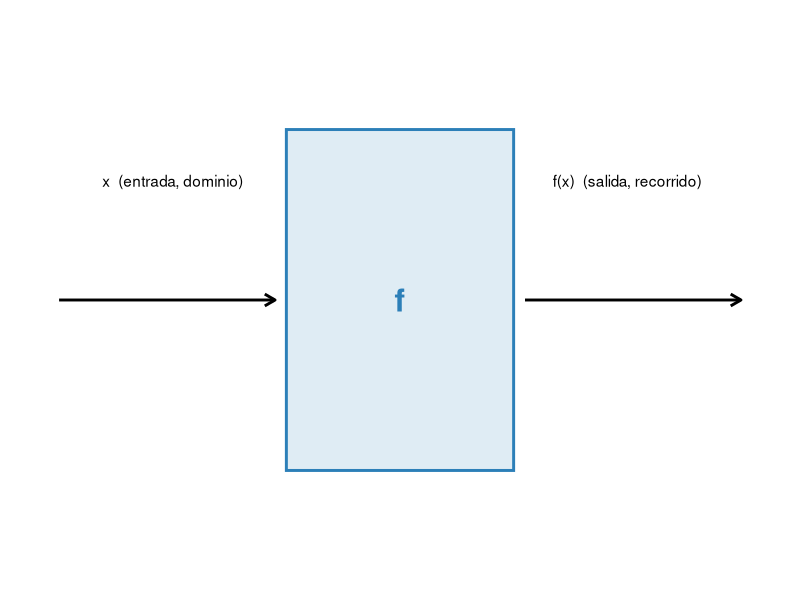
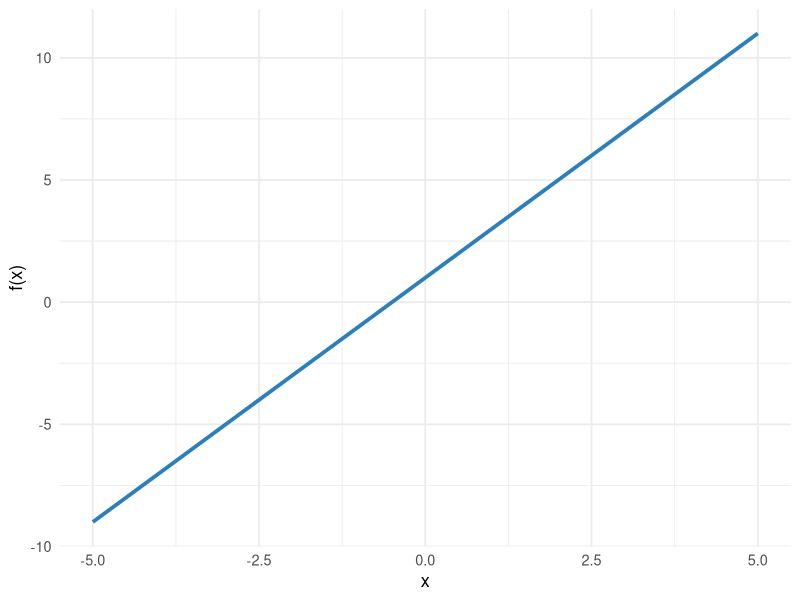
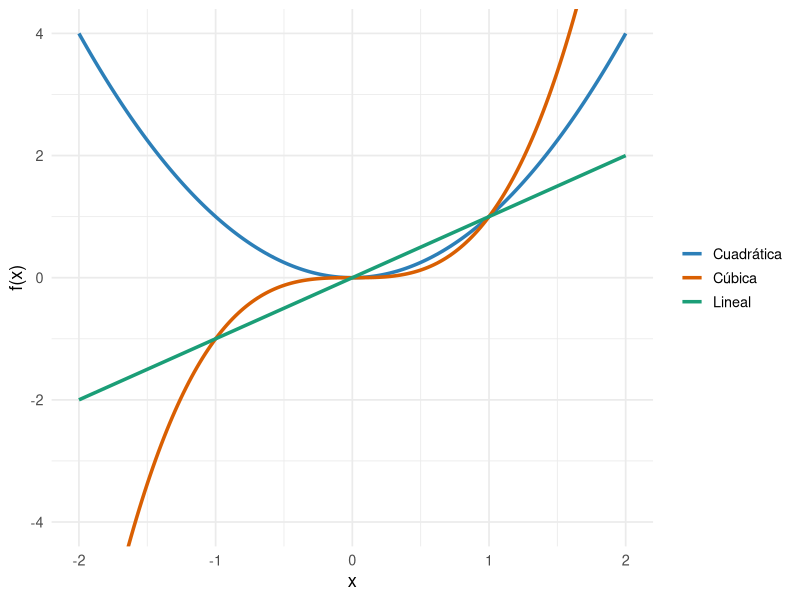
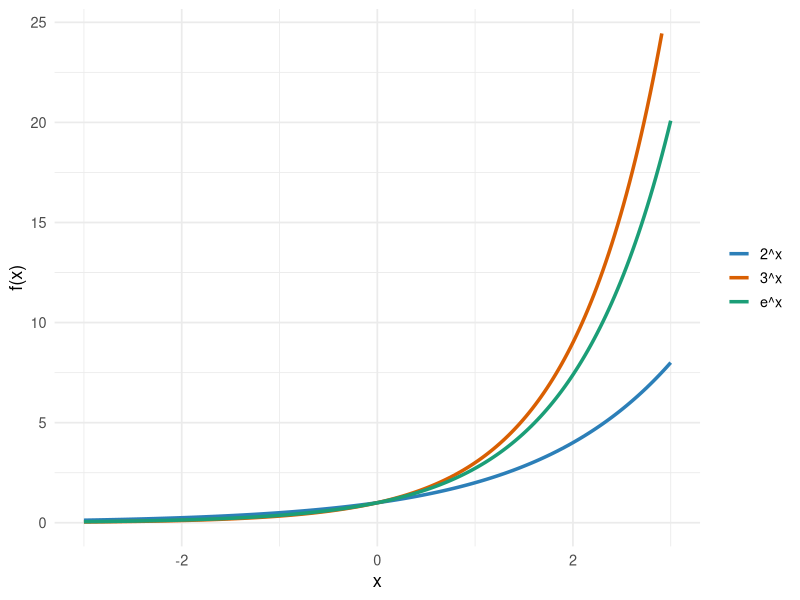
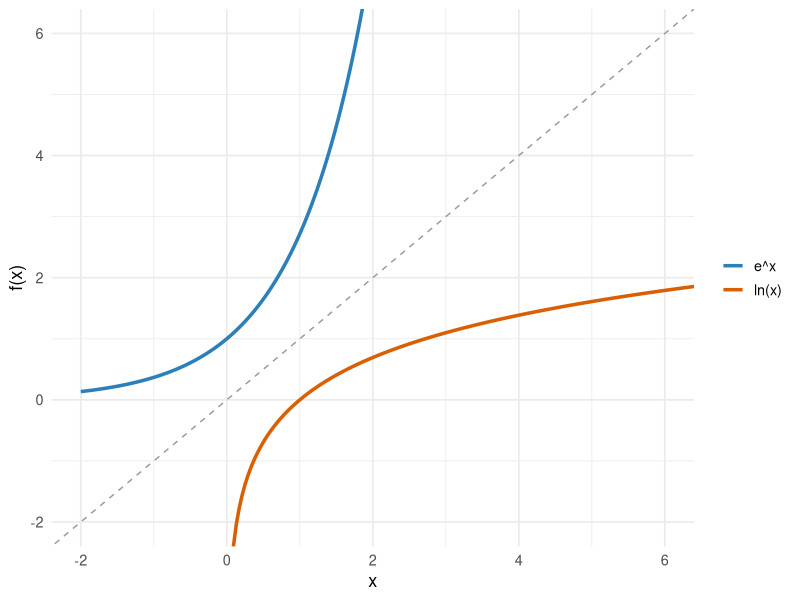
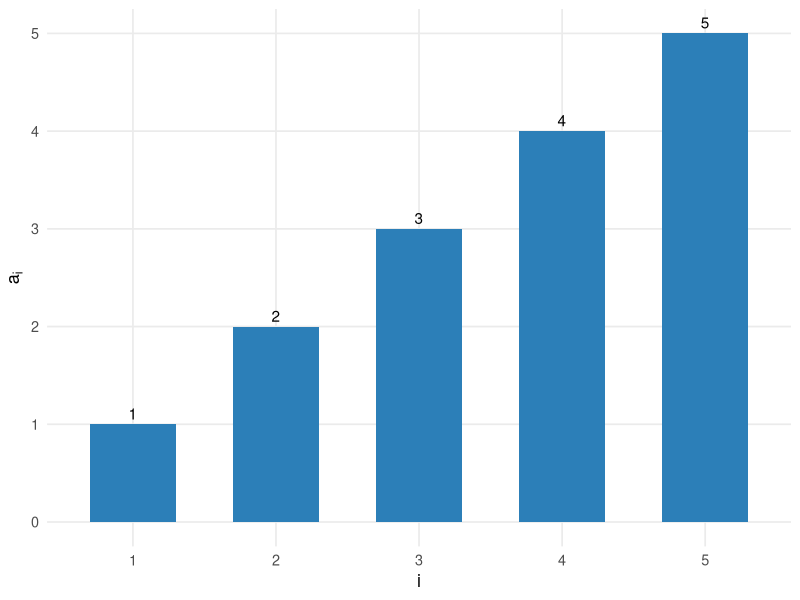
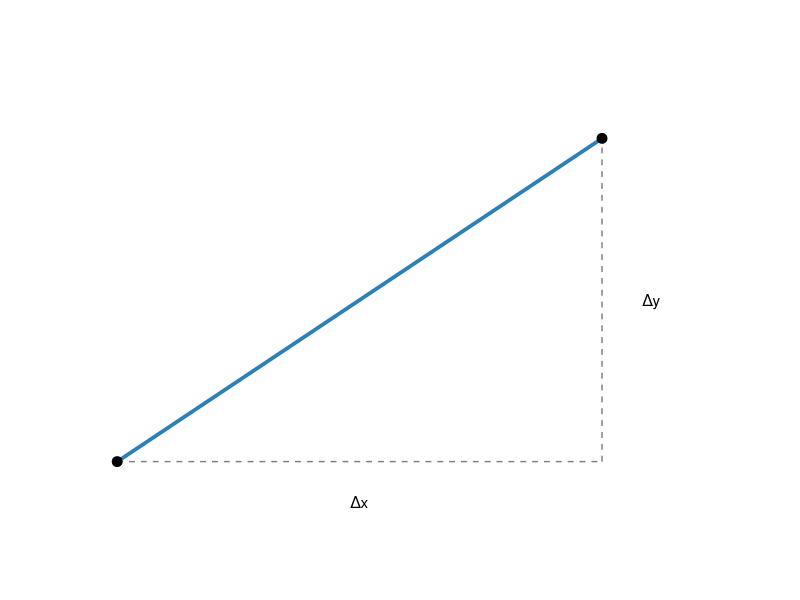
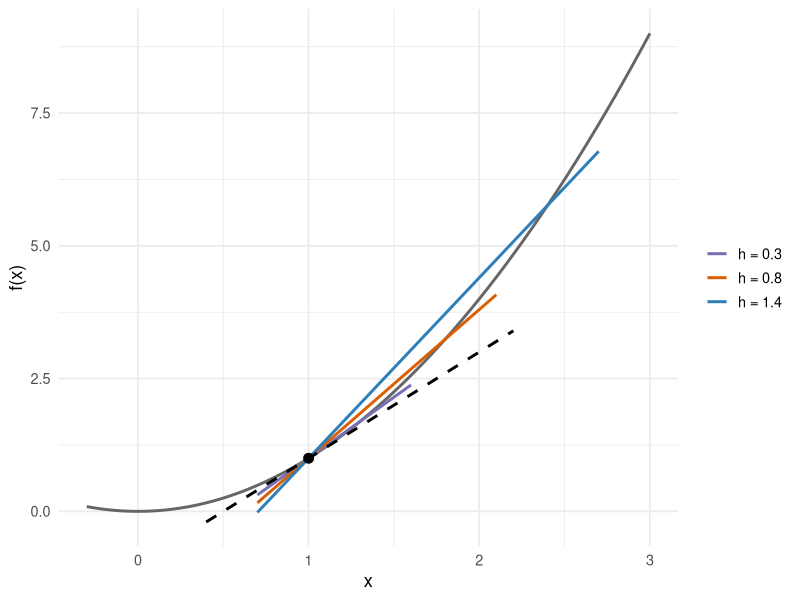

The R source for these figures, in order:
## ---- chunk 1
#| include: false
library(tidyverse)
theme_set(theme_minimal(base_size = 13))
palette_curso <- c("#2C7FB8", "#D95F02", "#1B9E77", "#7570B3", "#E6AB02")

circle_df <- function(cx, cy, r, n = 100) {
  theta <- seq(0, 2 * pi, length.out = n)
  tibble(x = cx + r * cos(theta), y = cy + r * sin(theta))
}
## ---- chunk 2
#| fig-cap: "Una función como máquina: entra x, sale f(x)"
#| fig-height: 2.2
ggplot() +
  annotate("segment", x = 0, xend = 1.9, y = 1, yend = 1,
           arrow = arrow(length = unit(0.3, "cm")), linewidth = 1) +
  annotate("rect", xmin = 2, xmax = 4, ymin = 0.5, ymax = 1.5,
           fill = palette_curso[1], alpha = 0.15, color = palette_curso[1], linewidth = 1) +
  annotate("text", x = 3, y = 1, label = "f", size = 8, fontface = "bold", color = palette_curso[1]) +
  annotate("segment", x = 4.1, xend = 6, y = 1, yend = 1,
           arrow = arrow(length = unit(0.3, "cm")), linewidth = 1) +
  annotate("text", x = 1, y = 1.35, label = "x  (entrada, dominio)") +
  annotate("text", x = 5, y = 1.35, label = "f(x)  (salida, recorrido)") +
  xlim(-0.2, 6.2) + ylim(0.2, 1.8) +
  theme_void()
## ---- chunk 3
#| fig-cap: "f(x) = 2x + 1"
x_values <- seq(-5, 5, 0.1)
tibble(x = x_values, y = 2 * x_values + 1) %>%
  ggplot(aes(x, y)) +
  geom_line(color = palette_curso[1], linewidth = 1.3) +
  labs(x = "x", y = "f(x)")
## ---- chunk 4
#| fig-cap: "Funciones potencia: lineal, cuadrática y cúbica"
x_values <- seq(-2, 2, length.out = 200)
tibble(x = x_values, Lineal = x_values, `Cuadrática` = x_values^2, `Cúbica` = x_values^3) %>%
  pivot_longer(-x, names_to = "función", values_to = "y") %>%
  ggplot(aes(x, y, color = función)) +
  geom_line(linewidth = 1.2) +
  scale_color_manual(values = palette_curso[1:3]) +
  coord_cartesian(ylim = c(-4, 4)) +
  labs(x = "x", y = "f(x)", color = NULL)
## ---- chunk 5
#| fig-cap: "Funciones exponenciales con distintas bases"
x_values <- seq(-3, 3, length.out = 200)
tibble(x = x_values, `2^x` = 2^x_values, `e^x` = exp(x_values), `3^x` = 3^x_values) %>%
  pivot_longer(-x, names_to = "base", values_to = "y") %>%
  filter(y < 25) %>%
  ggplot(aes(x, y, color = base)) +
  geom_line(linewidth = 1.2) +
  scale_color_manual(values = palette_curso[1:3]) +
  labs(x = "x", y = "f(x)", color = NULL)
## ---- chunk 6
#| fig-cap: "Crecimiento de $100 al 5.5% anual, compuesto anualmente"
anios <- 0:10
tibble(anio = anios, monto = 100 * 1.055^anios)
## ---- chunk 7
#| fig-cap: "e^x y ln(x) son funciones inversas: sus gráficos son simétricos respecto a la recta y = x"
x_exp <- seq(-2, 2.5, length.out = 300)
x_log <- seq(0.05, 12, length.out = 300)

ggplot() +
  geom_line(data = tibble(x = x_exp, y = exp(x_exp)), aes(x, y, color = "e^x"), linewidth = 1.2) +
  geom_line(data = tibble(x = x_log, y = log(x_log)), aes(x, y, color = "ln(x)"), linewidth = 1.2) +
  geom_abline(slope = 1, intercept = 0, linetype = "dashed", color = "grey60") +
  scale_color_manual(values = c("e^x" = palette_curso[1], "ln(x)" = palette_curso[2])) +
  coord_cartesian(xlim = c(-2, 6), ylim = c(-2, 6)) +
  labs(x = "x", y = "f(x)", color = NULL)
## ---- chunk 8
log(2) / log(1.055)
## ---- chunk 9
#| fig-cap: "Σ acumula cada término, uno tras otro"
tibble(i = factor(1:5), termino = 1:5) %>%
  ggplot(aes(i, termino)) +
  geom_col(fill = palette_curso[1], width = 0.6) +
  geom_text(aes(label = termino), vjust = -0.4) +
  labs(x = "i", y = expression(a[i])) +
  theme(panel.grid.minor = element_blank())
## ---- chunk 10
n <- 5
suma_expandida <- 1 + 2 + 3 + 4 + 5
suma_formula <- n * (n + 1) / 2
c(expandida = suma_expandida, formula = suma_formula)
## ---- chunk 11
ventas_diarias <- c(1500, 1200, 1800, 1300, 1400, 2000, 1700)
sum(ventas_diarias)
## ---- chunk 12
#| fig-cap: "Pendiente = Δy / Δx"
ggplot() +
  geom_segment(aes(x = 1, xend = 4, y = 1, yend = 3), color = palette_curso[1], linewidth = 1.3) +
  geom_segment(aes(x = 1, xend = 4, y = 1, yend = 1), linetype = "dashed", color = "grey50") +
  geom_segment(aes(x = 4, xend = 4, y = 1, yend = 3), linetype = "dashed", color = "grey50") +
  geom_point(data = tibble(x = c(1, 4), y = c(1, 3)), aes(x, y), size = 3) +
  annotate("text", x = 2.5, y = 0.75, label = "Δx") +
  annotate("text", x = 4.25, y = 2, label = "Δy", hjust = 0) +
  coord_equal(xlim = c(0.5, 5), ylim = c(0.5, 3.5)) +
  theme_void()
## ---- chunk 13
#| fig-cap: "A medida que h se achica, la secante se acerca a la tangente"
f <- function(x) x^2
x0 <- 1
hs <- c(1.4, 0.8, 0.3)

secantes <- map_dfr(hs, function(h) {
  x1 <- x0 + h
  pendiente <- (f(x1) - f(x0)) / h
  tibble(h = paste0("h = ", h), x = c(x0 - 0.3, x1 + 0.3),
         y = f(x0) + pendiente * (c(x0 - 0.3, x1 + 0.3) - x0))
})

curva <- tibble(x = seq(-0.3, 3, 0.05), y = f(x))
tangente_real <- tibble(x = c(0.4, 2.2), y = f(x0) + 2 * x0 * (c(0.4, 2.2) - x0))

ggplot() +
  geom_line(data = curva, aes(x, y), color = "grey40", linewidth = 1) +
  geom_line(data = secantes, aes(x, y, color = h, group = h), linewidth = 1) +
  geom_line(data = tangente_real, aes(x, y), color = "black", linetype = "dashed", linewidth = 1) +
  geom_point(aes(x = x0, y = f(x0)), size = 3) +
  scale_color_manual(values = palette_curso[c(4, 2, 1)], name = NULL) +
  labs(x = "x", y = "f(x)")
## ---- chunk 14
#| fig-cap: "f(x) = x², tangente en x = 2 (pendiente f'(2) = 4)"
f_x <- function(x) x^2
f_prime <- function(x) 2 * x
x0 <- 2
pendiente <- f_prime(x0)
y0 <- f_x(x0)
tangente <- function(x) pendiente * (x - x0) + y0

x_values <- seq(-1, 4, 0.05)
tibble(x = x_values, f = f_x(x_values), t = tangente(x_values)) %>%
  ggplot(aes(x)) +
  geom_line(aes(y = f), color = palette_curso[1], linewidth = 1.3) +
  geom_line(aes(y = t), color = palette_curso[2], linewidth = 1.1, linetype = "dashed") +
  geom_point(aes(x = x0, y = y0), size = 3) +
  coord_cartesian(ylim = c(-2, 12)) +
  labs(x = "x", y = "f(x)")
## ---- chunk 15
#| fig-cap: "Regla de la suma: f(x) = g(x) + h(x) ⟹ f'(x) = g'(x) + h'(x)"
f <- function(x) 2 * x^2 + 3 * x^3
f_prime <- function(x) 4 * x + 9 * x^2
x_values <- seq(-3, 3, 0.05)

tibble(x = x_values, fx = f(x_values), dfx = f_prime(x_values)) %>%
  pivot_longer(-x, names_to = "curva", values_to = "y") %>%
  mutate(curva = recode(curva, fx = "f(x) = 2x² + 3x³", dfx = "f'(x) = 4x + 9x²")) %>%
  ggplot(aes(x, y, color = curva)) +
  geom_line(linewidth = 1.2) +
  scale_color_manual(values = palette_curso[1:2]) +
  coord_cartesian(ylim = c(-50, 50)) +
  labs(x = "x", y = NULL, color = NULL)
## ---- chunk 16
P_prime <- function(t) 40 * t
P_prime(10)
## ---- chunk 17
#| fig-cap: "Máximo de f: la tangente es horizontal"
f <- function(x) -(x - 1)^2 + 4
x_values <- seq(-2, 4, length.out = 200)
tibble(x = x_values, y = f(x_values)) %>%
  ggplot(aes(x, y)) +
  geom_line(color = palette_curso[1], linewidth = 1.2) +
  geom_hline(yintercept = 4, linetype = "dashed", color = "grey60") +
  geom_point(aes(x = 1, y = 4), color = palette_curso[2], size = 3) +
  annotate("text", x = 1.5, y = 4.3, label = "f'(x*) = 0") +
  labs(x = "x", y = "f(x)")
## ---- chunk 18
#| fig-cap: "Derivadas parciales de f(x,y) = x² + 2y² en (1,1): cada panel fija una variable y cambia la otra"
f_dos <- function(x, y) x^2 + 2 * y^2
u <- seq(-1, 3, length.out = 300)

cortes <- bind_rows(
  tibble(
    variable = "Variar x; fijar y = 1",
    u = u,
    z = f_dos(u, 1),
    tangente = 3 + 2 * (u - 1)
  ),
  tibble(
    variable = "Variar y; fijar x = 1",
    u = u,
    z = f_dos(1, u),
    tangente = 3 + 4 * (u - 1)
  )
)

puntos_corte <- tibble(
  variable = c("Variar x; fijar y = 1", "Variar y; fijar x = 1"),
  u = 1,
  z = 3
)

ggplot(cortes, aes(u, z)) +
  geom_line(color = palette_curso[1], linewidth = 1.2) +
  geom_line(aes(y = tangente), color = palette_curso[2],
            linewidth = 1, linetype = "dashed") +
  geom_point(data = puntos_corte, size = 3) +
  facet_wrap(~variable) +
  coord_cartesian(ylim = c(0, 18)) +
  labs(x = "Variable que cambia", y = "f(x,y)")
## ---- chunk 19
#| fig-cap: "La misma función f(x,y) = x² + 2y²: el gradiente ∇f(1,1) = (2,4) apunta hacia el crecimiento más rápido"
grid <- expand_grid(x = seq(-3, 3, 0.12), y = seq(-3, 3, 0.12)) %>%
  mutate(z = x^2 + 2 * y^2)
punto <- tibble(x = 1, y = 1)

ggplot(grid, aes(x, y, z = z)) +
  geom_contour_filled(alpha = 0.75, bins = 10, show.legend = FALSE) +
  geom_point(data = punto, aes(x, y), inherit.aes = FALSE,
             size = 3, color = "white") +
  geom_segment(
    data = punto,
    aes(x = x, y = y, xend = x + 2 * 0.18, yend = y + 4 * 0.18),
    inherit.aes = FALSE,
    arrow = arrow(length = unit(0.25, "cm")),
    color = "white",
    linewidth = 1.1
  ) +
  coord_equal() +
  labs(x = "x", y = "y")
## ---- chunk 20
#| fig-cap: "Aproximando el área bajo f(x) = 2x con rectángulos (suma de Riemann)"
f <- function(x) 2 * x
a <- 1; b <- 3; n <- 6
xs <- seq(a, b, length.out = n + 1)
rects <- tibble(xmin = xs[-length(xs)], xmax = xs[-1], ymin = 0, ymax = f(xs[-length(xs)]))
curva <- tibble(x = seq(a - 0.2, b + 0.2, 0.02), y = f(x))

ggplot() +
  geom_rect(data = rects, aes(xmin = xmin, xmax = xmax, ymin = ymin, ymax = ymax),
            fill = palette_curso[1], alpha = 0.4, color = "white") +
  geom_line(data = curva, aes(x, y), color = palette_curso[2], linewidth = 1.2) +
  labs(x = "x", y = "f(x)")
## ---- chunk 21
#| fig-cap: "∫₁³ 2x dx = 8: área bajo f(x) = 2x entre x = 1 y x = 3"
x_values <- seq(0, 3.5, 0.02)
ggplot(tibble(x = x_values, y = 2 * x_values), aes(x, y)) +
  geom_line(color = palette_curso[1], linewidth = 1.2) +
  geom_ribbon(data = tibble(x = seq(1, 3, 0.02)) %>% mutate(y = 2 * x),
              aes(x, ymin = 0, ymax = y), fill = palette_curso[1], alpha = 0.3) +
  labs(x = "x", y = "f(x)")
## ---- chunk 22
#| fig-cap: "∫₁² (2x² + 3) dx = 23/3"
x_values <- seq(0.5, 3, 0.01)
ggplot(tibble(x = x_values, y = 2 * x_values^2 + 3), aes(x, y)) +
  geom_line(color = palette_curso[1], linewidth = 1.2) +
  geom_ribbon(data = tibble(x = seq(1, 2, 0.01)) %>% mutate(y = 2 * x^2 + 3),
              aes(x, ymin = 0, ymax = y), fill = palette_curso[2], alpha = 0.4) +
  labs(x = "x", y = "f(x)")
## ---- chunk 23
integrate(function(t) 3 * t^2, 0, 3)
## ---- chunk 24
#| fig-cap: "Un evento A es un subconjunto del espacio muestral Ω"
circ_a <- circle_df(0, 0, 1.3)

ggplot() +
  annotate("rect", xmin = -2.2, xmax = 2.2, ymin = -1.8, ymax = 1.8,
           fill = NA, color = "grey40", linewidth = 1) +
  geom_polygon(data = circ_a, aes(x, y), fill = palette_curso[1], alpha = 0.4, color = palette_curso[1]) +
  annotate("text", x = -1.9, y = 1.55, label = "Ω", size = 6, hjust = 0) +
  annotate("text", x = 0, y = 0, label = "A", size = 6, fontface = "bold") +
  coord_equal() + theme_void()
## ---- chunk 25
#| fig-cap: "P(A o B) = P(A) + P(B) − P(A y B): la zona de traslape (A y B) no se cuenta dos veces"
circ_a <- circle_df(-0.6, 0, 1.3)
circ_b <- circle_df(0.6, 0, 1.3)

ggplot() +
  annotate("rect", xmin = -2.6, xmax = 2.6, ymin = -1.8, ymax = 1.8,
           fill = NA, color = "grey40", linewidth = 1) +
  geom_polygon(data = circ_a, aes(x, y), fill = palette_curso[1], alpha = 0.45, color = palette_curso[1]) +
  geom_polygon(data = circ_b, aes(x, y), fill = palette_curso[2], alpha = 0.45, color = palette_curso[2]) +
  annotate("text", x = -2.3, y = 1.55, label = "Ω", size = 6, hjust = 0) +
  annotate("text", x = -1.1, y = 0, label = "A", size = 6, fontface = "bold") +
  annotate("text", x = 1.1, y = 0, label = "B", size = 6, fontface = "bold") +
  annotate("text", x = 0, y = -1.55, label = "A y B (traslape)", size = 4) +
  coord_equal() + theme_void()
## ---- chunk 26
(0.75 * 0.2) / 0.45
## ---- chunk 27
(1 / 3) * 0.45 + (1 / 11) * 0.55
## ---- chunk 28
set.seed(1)
n <- 10000
coin1 <- rbinom(n, 1, prob = 0.5)
coin2 <- rbinom(n, 1, prob = 0.9)

datos_monedas <- tibble(coin1 = coin1, coin2 = coin2) %>%
  mutate(cc = if_else(coin1 == 1 & coin2 == 1, "Cara-Cara", "Otro"))

prop.table(table(datos_monedas$cc))
